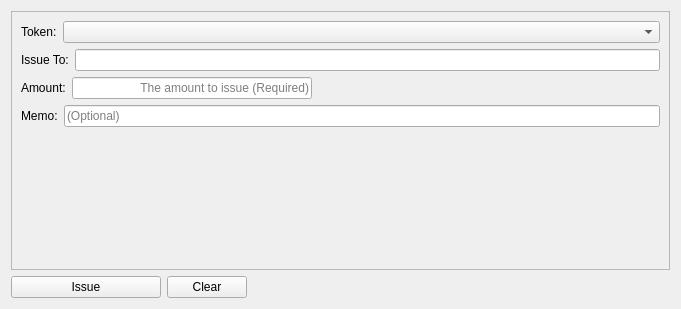
<?xml version="1.0" encoding="UTF-8"?>
<ui version="4.0">
 <class>ManageTokenDialog</class>
 <widget class="QWidget" name="ManageTokenDialog">
  <property name="geometry">
   <rect>
    <x>0</x>
    <y>0</y>
    <width>681</width>
    <height>309</height>
   </rect>
  </property>
  <property name="windowTitle">
   <string>Dialog</string>
  </property>
  <layout class="QVBoxLayout" name="verticalLayout_3">
   <item>
    <widget class="QFrame" name="frame">
     <property name="frameShape">
      <enum>QFrame::StyledPanel</enum>
     </property>
     <property name="frameShadow">
      <enum>QFrame::Raised</enum>
     </property>
     <layout class="QVBoxLayout" name="verticalLayout_2">
      <item>
       <layout class="QVBoxLayout" name="verticalLayout">
        <item>
         <layout class="QHBoxLayout" name="horizontalLayout_6" stretch="0,1">
          <item>
           <widget class="QLabel" name="fromAddressLabel">
            <property name="text">
             <string>Token:</string>
            </property>
           </widget>
          </item>
          <item>
           <widget class="QComboBox" name="issuerComboBox"/>
          </item>
         </layout>
        </item>
        <item>
         <layout class="QHBoxLayout" name="horizontalLayout_5">
          <item>
           <widget class="QLabel" name="toAddressLabel">
            <property name="text">
             <string>Issue To:</string>
            </property>
           </widget>
          </item>
          <item>
           <widget class="QValidatedLineEdit" name="issueToLineEdit"/>
          </item>
         </layout>
        </item>
        <item>
         <layout class="QHBoxLayout" name="horizontalLayout_2">
          <item>
           <widget class="QLabel" name="amountLabel">
            <property name="text">
             <string>Amount:</string>
            </property>
           </widget>
          </item>
          <item>
           <widget class="QLineEdit" name="amountLineEdit">
            <property name="minimumSize">
             <size>
              <width>133</width>
              <height>0</height>
             </size>
            </property>
            <property name="maximumSize">
             <size>
              <width>240</width>
              <height>16777215</height>
             </size>
            </property>
            <property name="alignment">
             <set>Qt::AlignRight|Qt::AlignTrailing|Qt::AlignVCenter</set>
            </property>
            <property name="placeholderText">
             <string>The amount to issue (Required)</string>
            </property>
           </widget>
          </item>
          <item>
           <spacer name="horizontalSpacer_2">
            <property name="orientation">
             <enum>Qt::Horizontal</enum>
            </property>
            <property name="sizeHint" stdset="0">
             <size>
              <width>40</width>
              <height>20</height>
             </size>
            </property>
           </spacer>
          </item>
         </layout>
        </item>
        <item>
         <layout class="QHBoxLayout" name="horizontalLayout_3">
          <item>
           <widget class="QLabel" name="memoLabel">
            <property name="text">
             <string>Memo:</string>
            </property>
           </widget>
          </item>
          <item>
           <widget class="QLineEdit" name="memoLineEdit">
            <property name="placeholderText">
             <string>(Optional)</string>
            </property>
           </widget>
          </item>
         </layout>
        </item>
        <item>
         <layout class="QHBoxLayout" name="horizontalLayout_4" stretch="0,1">
          <item>
           <widget class="QLabel" name="emptyLabel">
            <property name="text">
             <string/>
            </property>
           </widget>
          </item>
          <item>
           <widget class="QLabel" name="warningLabel">
            <property name="text">
             <string/>
            </property>
           </widget>
          </item>
         </layout>
        </item>
        <item>
         <spacer name="verticalSpacer">
          <property name="orientation">
           <enum>Qt::Vertical</enum>
          </property>
          <property name="sizeHint" stdset="0">
           <size>
            <width>20</width>
            <height>40</height>
           </size>
          </property>
         </spacer>
        </item>
       </layout>
      </item>
     </layout>
    </widget>
   </item>
   <item>
    <layout class="QHBoxLayout" name="horizontalLayout">
     <item>
      <widget class="QPushButton" name="issueButton">
       <property name="minimumSize">
        <size>
         <width>150</width>
         <height>0</height>
        </size>
       </property>
       <property name="toolTip">
        <string>Confirm the issue action.</string>
       </property>
       <property name="text">
        <string>Issue</string>
       </property>
      </widget>
     </item>
     <item>
      <widget class="QPushButton" name="clearButton">
       <property name="toolTip">
        <string>Clear all fields of the from.</string>
       </property>
       <property name="text">
        <string>Clear</string>
       </property>
      </widget>
     </item>
     <item>
      <spacer name="horizontalSpacer">
       <property name="orientation">
        <enum>Qt::Horizontal</enum>
       </property>
       <property name="sizeHint" stdset="0">
        <size>
         <width>40</width>
         <height>20</height>
        </size>
       </property>
      </spacer>
     </item>
    </layout>
   </item>
  </layout>
 </widget>
 <customwidgets>
  <customwidget>
   <class>QValidatedLineEdit</class>
   <extends>QLineEdit</extends>
   <header>qvalidatedlineedit.h</header>
  </customwidget>
 </customwidgets>
 <resources/>
 <connections/>
</ui>
